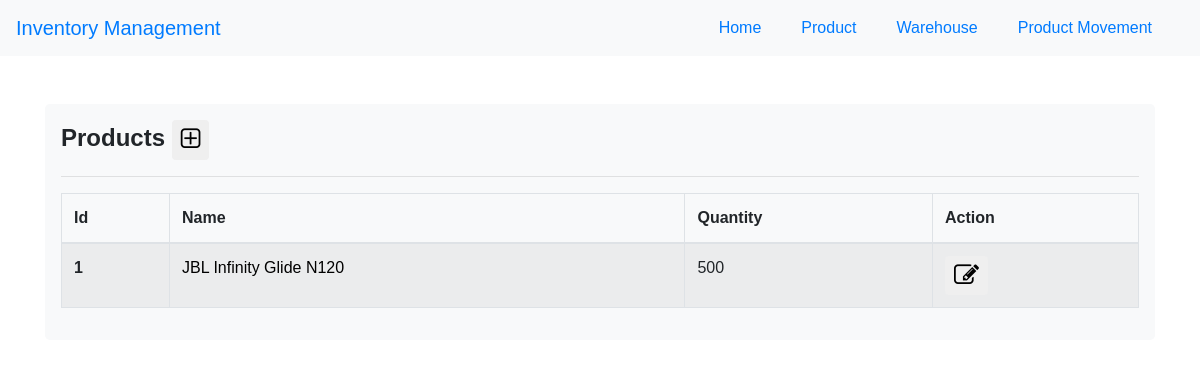
/product/JBL Infinity Glide N120, run on an earlier commit of the app's database.
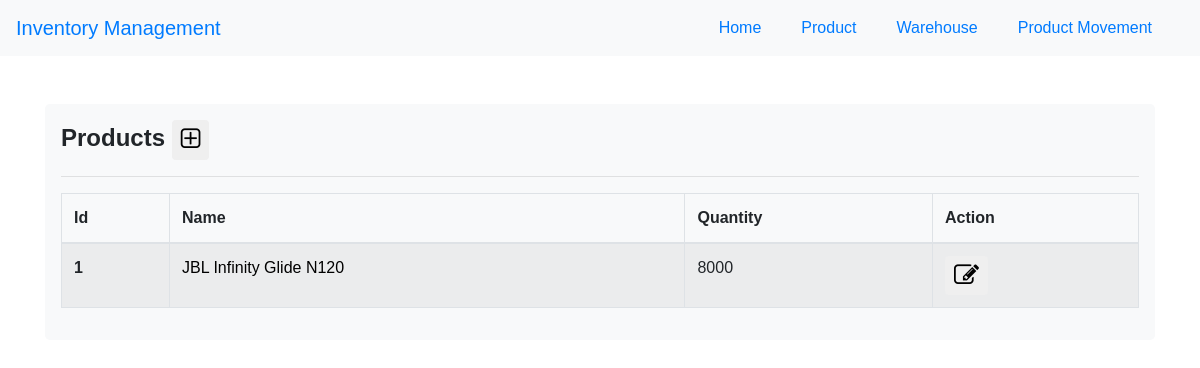
And on a later commit of the database.
### app.py (models this page shows, shortened)
class Product(db.Model):
    id = db.Column(db.Integer, primary_key=True)
    product_name = db.Column(db.String(50), nullable=False)
    date_created = db.Column(db.DateTime, default=datetime.utcnow)
    date_updated = db.Column(db.DateTime, default=datetime.utcnow)

### app.py (the view, shortened to what this page needs)
@app.route("/product/<name>", methods=['GET', 'POST'])
@app.route("/product/", methods=['GET', 'POST'])
def product(name=None):
    if name != None:
        all_products = get_product_data(name)
    else:
        all_products = get_product_data()
    return render_template("product.html", Products=all_products)

### app.py (called while the page is built)
def get_imported(product, location):
    imported = ProductMovement.query.filter_by(product_name=product).filter_by(
        to_location=location).all()
    return imported

def get_exported(product, location):
    exported = ProductMovement.query.filter_by(product_name=product).filter_by(
        from_location=location).all()
    return exported

### templates/product.html (shortened to what this page needs)
{% extends 'base.html' %}
{% block body %}
<div class="container">
<div class="row">
    <div class="col-12">
        <div class="jumbotron bg-light p-3">
            <h4 class="mb-2 font-weight-bold">Products <button type="button" class="btn icon-btn"
                data-toggle="modal" data-target="#addNewProduct">
                <i class="fa fa-plus-square-o" data-toggle="tooltip" title="Add New Product"></i>
              </button></h4><hr>
              {% if Products %}
                <table class="table table-bordered table-striped">
                    <thead>
                      <tr>
                        <th scope="col">Id</th>
                        <th scope="col">Name</th>
                        <th scope="col">Quantity</th>
                        <th scope="col">Action</th>
                      </tr>
                    </thead>
                    <tbody>
                      {% for product in Products %}
                      <tr>
                        <th>{{ loop.index }}</th>
                        <td><a class="item-link" href="{{ url_for('product', name=product.product_name) }}">{{ product.product_name }}</a></td>
                        {% if product.product_qty == 0 %}
                        <td>---</td>
                        {% else %}
                        <td>{{ product.product_qty }}</td>
                        {% endif %}
                        <td>
                          <button type="button" name="edit-btn" class="btn btn-default icon-btn" data-toggle="modal" data-target="#editProduct{{ product.id }}">
                            <i class="fa fa-edit" data-toggle="tooltip" title="Edit Product"></i>
                          </button>
                        </td>
                      </tr>
                      {% endfor %}
                    </tbody>
                  </table>
                {% else %}
                  <div class="text-center mt-5">
                    <h1><i class="fa fa-folder-open-o"></i></h1>
                    <h4>There's currently no data to display. Add now!</h4>
                  </div>
                {% endif %}
        </div>
    </div>
</div>
</div>
{% endblock %}

### templates/base.html (shortened to what this page needs)
<!DOCTYPE html>
<html lang="en">
<head>
  <link rel="stylesheet" href="https://maxcdn.bootstrapcdn.com/bootstrap/4.0.0/css/bootstrap.min.css">
  <link rel="stylesheet" href="https://cdnjs.cloudflare.com/ajax/libs/bootstrap-select/1.13.1/css/bootstrap-select.css">
  <link rel="stylesheet" href="/static/content/font-awesome-4.7.0/css/font-awesome.min.css">
  <link rel="stylesheet" type="text/css" href="{{ url_for('static',filename='css/main.css') }}">
</head>
<body>
    <nav class="navbar navbar-toggleable-sm navbar-expand-lg navbar-primary bg-light justify-content-between">
        <a class="navbar-brand" href="/index">Inventory Management</a>
        <div class="collapse navbar-collapse d-flex flex-row-reverse" id="navbarNav">
          <ul class="navbar-nav ">
            <li class="nav-item mr-4">
              <a class="nav-link" href="/index">Home</a>
            </li>
            <li class="nav-item mr-4">
              <a class="nav-link" href="/product">Product</a>
            </li>
            <li class="nav-item mr-4">
              <a class="nav-link" href="/location">Warehouse</a>
            </li>
            <li class="nav-item mr-4">
              <a class="nav-link" href="/movement">Product Movement</a>
            </li>
          </ul>
        </div>
      </nav>
<div class="container-fluid mt-5">
    {% block body %}{% endblock %}
</div>
</body>
</html>

### static/css/main.css (style rules this page uses)
body { font-family: Tisa, sans-serif; overflow:auto; }
.icon-btn { font-size: 25px; padding: 0px 8px; }
.item-link, item-link:hover { color: black; cursor: unset; text-decoration: none !important; }

What changed in the data, as far as the page shows it:
changed Product "JBL Infinity Glide N120": product_qty "500" → "8000"
